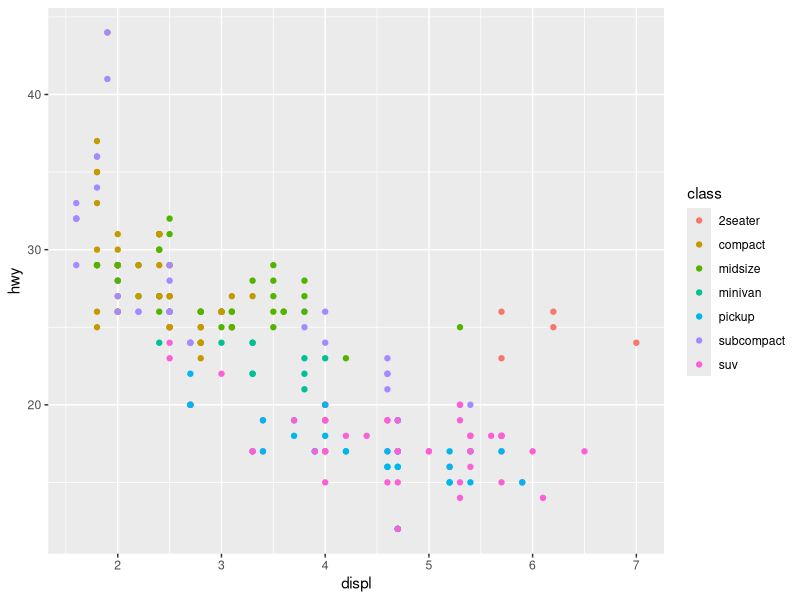
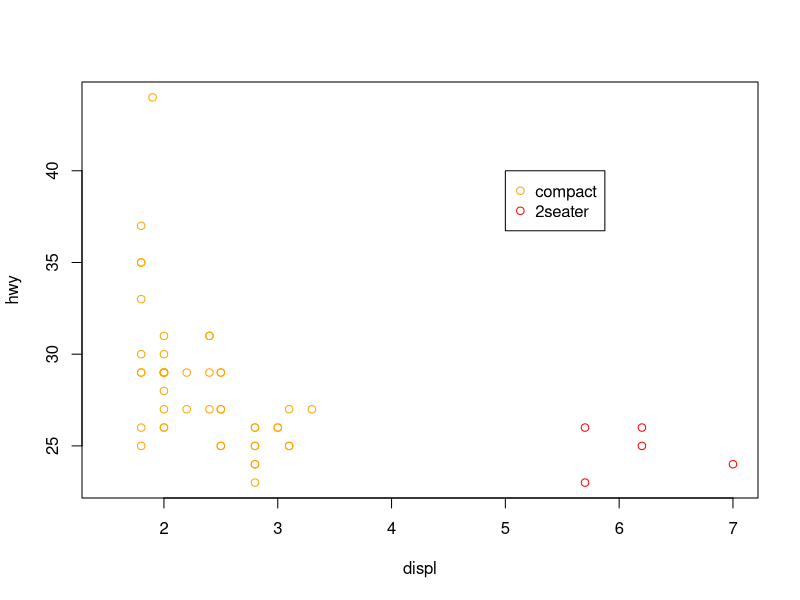
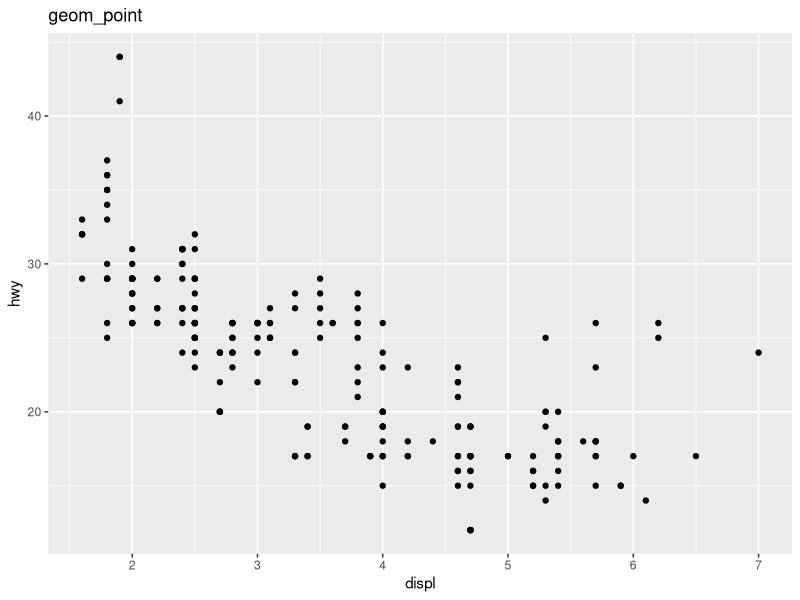
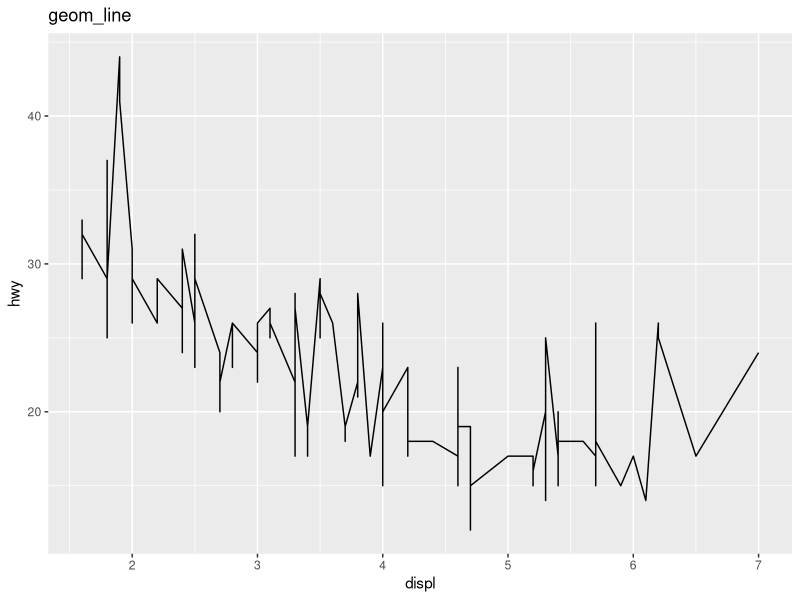
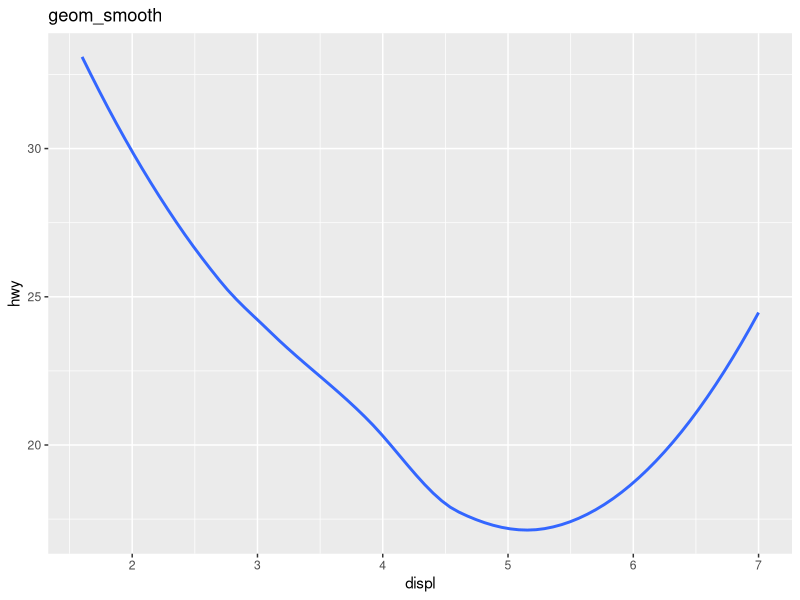
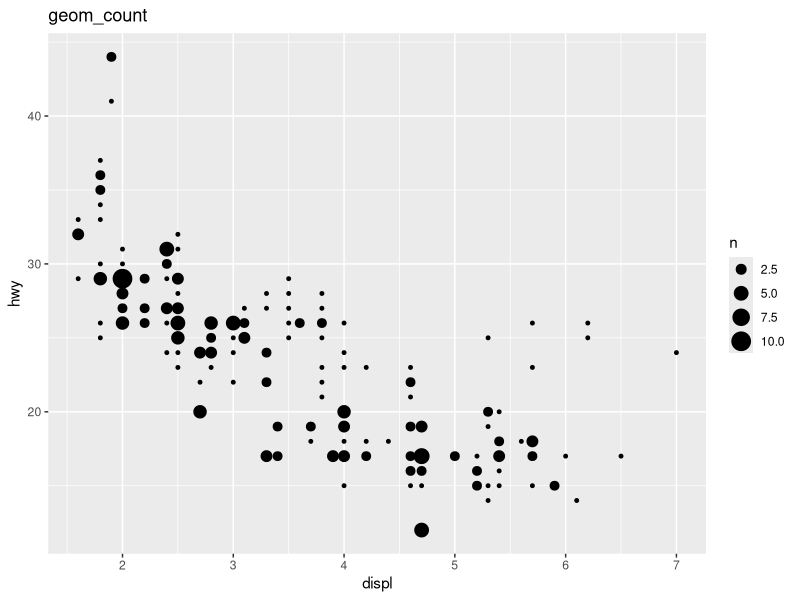
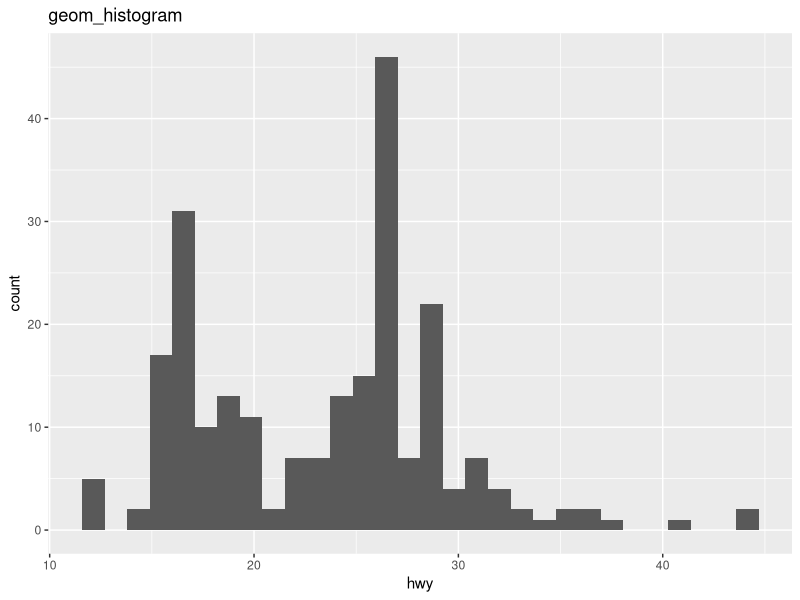
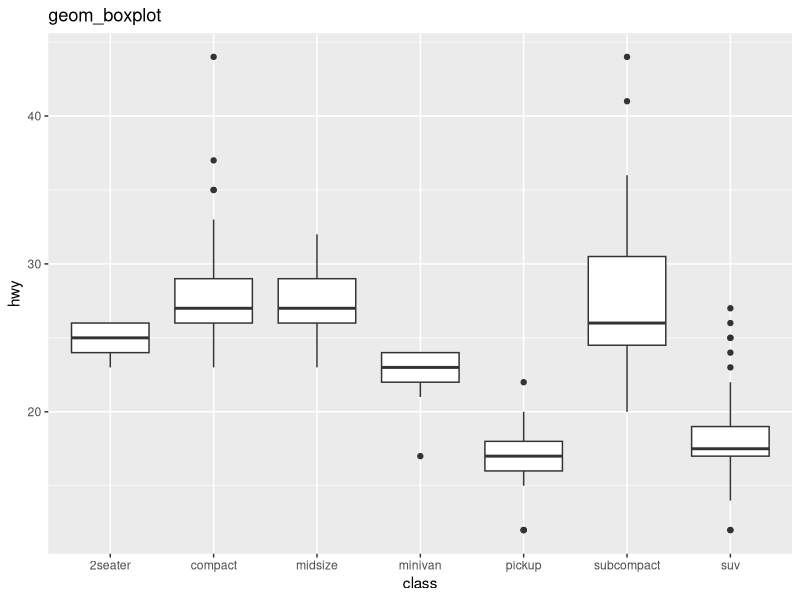

Source code (R) for these figures, in order: (Note: this script raises an error after producing the figures.)
## ---- chunk 1
# check getwd() for correct directory, setwd() here if not already here.
# OR: Session -> Set Working Directory -> To Source File Location

library(ggplot2)
mock_bama_example = read.csv("mock_bama_example.csv")

## ---- chunk 2

ggplot(data = mpg) + 
  geom_point(mapping = aes(x = displ, y = hwy, color = class))

## ---- chunk 3

plot(mpg[mpg$class == "compact", ]$displ, mpg[mpg$class == "compact", ]$hwy, 
     col = "orange", xlim = c(1.5, 7), ylab = "hwy", xlab = "displ")   

points(mpg[mpg$class == "2seater", ]$displ, mpg[mpg$class == "2seater", ]$hwy, col = "red")

legend(x = 5, y = 40, c("compact", "2seater"), col = c("orange", "red"), pch = 1)

## ---- chunk 4
base = ggplot(data = mpg, aes(x = displ, y = hwy)) 
base + geom_point() + ggtitle("geom_point")
base + geom_line() + ggtitle("geom_line")
base + geom_smooth(se = F) + ggtitle("geom_smooth")
base + geom_count(se = F) + ggtitle("geom_count")
ggplot(data = mpg, aes(x = hwy)) + geom_histogram() + ggtitle("geom_histogram")
ggplot(data = mpg, aes(x = class, y = hwy)) + geom_boxplot() + ggtitle("geom_boxplot")

## ---- chunk 5
base_boxplot = ggplot(data = mpg, aes(x = class, y = hwy)) 
base_point = ggplot(data = mpg, aes(x = displ, y = hwy)) 

# se = F removes CI bands for the example
base_point + geom_point() + geom_smooth(se = F) + ggtitle("base_point + geom_point() + geom_smooth()")

base_boxplot + geom_boxplot() + geom_point() + ggtitle("base_boxplot + geom_boxplot() + geom_point()")

## ---- chunk 6

ggplot(data = mpg, aes(x = displ, y = hwy)) + geom_point(aes(color = "blue"))

ggplot(data = mpg, aes(x = displ, y = hwy, color = class)) + geom_point()

ggplot(data = mpg, aes(x = displ, y = hwy)) + geom_point(color = "blue")

# global settings doesn't affect anything
ggplot(data = mpg, aes(x = displ, y = hwy), colour = "blue") + geom_point()

## ---- chunk 7
ggplot(data = mpg, aes(x = cyl, y = hwy)) + geom_boxplot()
ggplot(data = mpg, aes(x = factor(cyl), y = hwy)) + geom_boxplot()
## ---- chunk 8

# IN CLASS EXERCISE: REPLACE ... TO GENERATE PLOT

mpg_base = ggplot(...) + ...

mpg_base

## ---- chunk 9

ggplot(data = mpg, aes(x = displ, y = hwy, colour = factor(cyl))) +
  geom_point() +
  scale_color_manual("cylinder #", breaks = c(4, 5, 6, 8),
                     labels = paste(c(4, 5, 6, 8), "cylinder"),
                     values = c("red", "green", "purple", "black"))

## ---- chunk 10

# explicit naming for named vector
# use ` ` for non-standard names
cyl_colors = c(`4` = "red", `5` = "green",`6` = "purple", `8` = "black")

# assign names after making the vector
cyl_labels =  paste(c(4, 5, 6, 8), "cylinder")
names(cyl_labels) = c(4, 5, 6, 8)

ggplot(data = mpg, 
       aes(x = displ, y = hwy, colour = factor(cyl))) +
  geom_point() +
  scale_color_manual("cylinder #", values = cyl_colors,
                     labels = cyl_labels)


## ---- chunk 11
# alternative approach not discussed in class

cyl_mapping = data.frame(
  breaks = c(4, 5, 6, 8),
  labels = paste(c(4, 5, 6, 8), "cylinder"),
  colors = c("red", "green", "purple", "black")
)

ggplot(data = mpg, 
       aes(x = displ, y = hwy, colour = factor(cyl))) +
  geom_point() +
  scale_color_manual("cylinder #", values = cyl_mapping$colors,
                     breaks = cyl_mapping$breaks, labels =  cyl_mapping$labels)

## ---- chunk 12

ggplot(data = mpg, aes(x = displ, y = hwy)) +
  geom_point() +
  scale_y_log10(breaks = c(15, 20, 30, 40))

ggplot(data = mpg, aes(x = displ, y = log10(hwy))) +
  geom_point() +
  scale_y_continuous(breaks = log10(c(15, 20, 30, 40)))

## ---- chunk 13

set.seed(10)
coord_ex = data.frame(grp = rep(LETTERS[1:2], each = 10), y = rnorm(20))

ggplot(coord_ex, aes(x = grp, y = y))+ geom_boxplot() + scale_y_continuous(limits = c(0, NA))
ggplot(coord_ex, aes(x = grp, y = y))+ geom_boxplot() + coord_cartesian(ylim = c(0, NA))
## ---- chunk 14

# IN CLASS EXERCISE: REPLACE ... TO GENERATE PLOT
# USE mpg_base CREATED IN EXERCISE 1

mpg_final = mpg_base +
  ...
  theme_classic()

mpg_final

## ---- chunk 15

## INTERACTIVE EXERCISE

mpg_final + 
  facet_wrap(...)

## ---- chunk 16

dplyr::glimpse(mock_bama_example)

hvtn_pl_colors = c(T1 =  "#1749FF", T2 = "#D92321", T3 = "#0AB7C9", P = "#787873", Negative = "#8F8F8F")
hvtn_pl_shapes = c(T1 =  16, T2 = 16, T3 = 16, P = 16, Negative = 2)
axis_grp_order = c("T1", "T2", "T3", "P")

## ---- chunk 17

# IN CLASS EXERCISE: REPLACE ... TO GENERATE PLOT

ggplot(mock_bama_example, aes(...)) +
  geom_boxplot(..., show.legend = F, outlier.colour = NA) +
  geom_point(..., position = position_jitter(width = 0.2)) +
  scale_shape_manual(values = c(2, 16)) +
  scale_color_manual(values = hvtn_pl_colors) +
  scale_x_discrete(limits = ...) +
  scale_y_...() +
  facet_wrap(...) +  
  labs(...) +
  theme_classic() 


## ---- chunk 18

mock_bama_example$grp_response = ifelse(mock_bama_example$response == 0, 
                                         "Negative", 
                                         mock_bama_example$rx_code)


## ---- chunk 19

## COPY AND PASTE ANSWER FROM EXERCISE 3, 
## USE grp_response for color mapping

## ---- chunk 20

mag_final = ggplot(data = mock_bama_example, 
                   aes(x = rx_code, y = pmax(100, delta), color = grp_response)) +
  stat_boxplot(data = subset(mock_bama_example, response == 1), 
               geom = "errorbar", width = 0.5, show.legend = F) +
  geom_boxplot(data = subset(mock_bama_example, response == 1), 
               show.legend = F, outlier.colour = NA) +
  geom_point(aes(shape = grp_response, group = rx_code), 
             position = position_jitter(width = 0.2)) +
  scale_colour_manual("", values = hvtn_pl_colors) +
  scale_shape_manual("", values = hvtn_pl_shapes) +
  scale_x_discrete(limits = axis_grp_order) +
  scale_y_log10(breaks = c(100, 1000, 2000, 3000, 5000, 10000),
                label = c("< 100", 1000, 2000, 3000, 5000, 10000)) +
  facet_wrap(~ visitno) +
  labs(y = "IgG binding antibody units (MFI - blank)", x = "") +
  theme_classic() +
  theme(strip.background = element_blank(), panel.background = element_rect(color="black"),
        legend.position = "bottom", axis.ticks.x = element_blank(), strip.text = element_blank())

mag_final


## ---- chunk 21
library(dplyr)
response_rate_summary = mock_bama_example %>%
  group_by(rx_code, antigen, visitno) %>%
  summarize(
    Total = n(),
    Responders = sum(response),
    rr = mean(response),
    .groups = "drop"
  )

## ---- chunk 22

rr_txt_pl_skeleton = ggplot(response_rate_summary, 
                            aes(x = rx_code, y = 1, 
                                label = paste(Responders, Total, sep = "\n"))) +
  geom_text(size = 3) +
  scale_x_discrete(limits = axis_grp_order) +
  scale_y_continuous(breaks = 1, labels = "Responders\nTotal", expand = c(0, 0)) +
  facet_wrap(~visitno) +
  labs(y = "") 

rr_txt_pl_skeleton

rr_txt_pl = rr_txt_pl_skeleton +
  theme(panel.background = element_blank(), axis.text.x = element_blank(),
        axis.title.x = element_blank(), axis.ticks = element_blank(),
        strip.background = element_blank(), strip.text = element_blank(), 
        axis.text.y = element_text(size = 10), plot.margin = margin())


rr_txt_pl
## ---- chunk 23

resp_rate1 = ggplot(mock_bama_example, aes(x = rx_code, y = 100*response, fill = rx_code)) +
  stat_summary_bin(fun = "mean", geom = "bar") +
  scale_fill_manual(values = hvtn_pl_colors, guide = "none") +
  scale_x_discrete(limits = axis_grp_order) +
  scale_y_continuous(expand = c(0, 0), limits = c(0, 102)) +
  labs(y = "Response rate (%)", x = "") +
  facet_wrap(~visitno, labeller = 
               as_labeller(c(`5` = "Visit 5",
                             `7` = "Visit 7",
                             `11` = "Visit 11"))) +
  theme_classic() +
  theme(strip.background = element_blank(), panel.background = element_rect(color="black"),
        plot.title = element_text(size = 12)) + 
  ggtitle("HVTN Trial IgG Antibody Responses to ag_b")


resp_rate1

## ---- chunk 24

resp_rate2 = ggplot(response_rate_summary, aes(x = rx_code, y = 100*rr, fill = rx_code)) +
  geom_bar(stat = "identity") +
  scale_fill_manual(values = hvtn_pl_colors, guide = "none") +
  scale_x_discrete(limits = axis_grp_order) +
  scale_y_continuous(expand = c(0, 0), limits = c(0, 102)) +
  facet_wrap(~visitno, labeller = 
               as_labeller(c(`5` = "Visit 5",
                             `7` = "Visit 7",
                             `11` = "Visit 11"))) +
  labs(y = "Response rate (%)", x = "") +
  theme_classic() +
  theme(strip.background = element_blank(), panel.background = element_rect(color="black"))

resp_rate2

## ---- chunk 25
library(cowplot)

# need to turn off x-axis in bar plot.
plot_grid(
  resp_rate1 + theme(axis.text.x = element_blank(),  
                     axis.ticks.x = element_blank()), 
  rr_txt_pl +theme(plot.margin = margin(t = -20)),  #handles annoying clipping issue
  mag_final, 
  rel_heights = c(18, 1.75, 30), 
  nrow = 3, align = "v", axis = "lr")


# to get the SOURCE text appended on the bottom:
 # + draw_figure_label(label = paste("SOURCE: SCHARP bmayer ", Sys.time()), 
 #    size = 12, position = "bottom.left")

